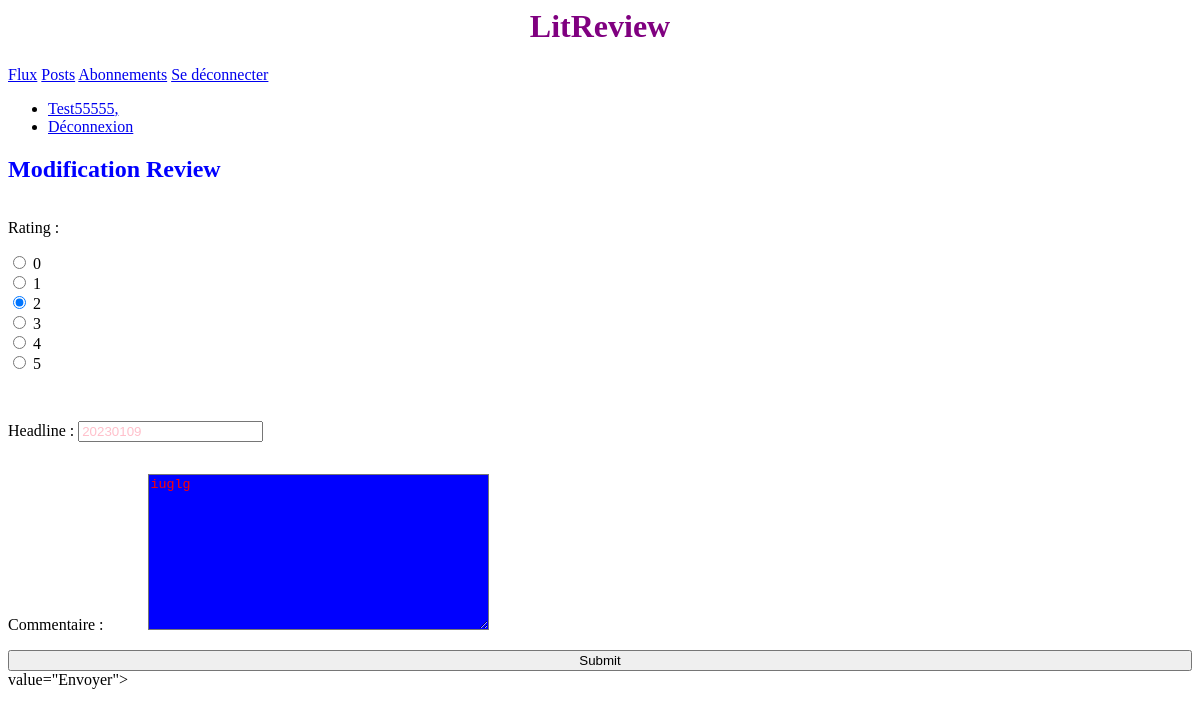
The app's page /54/review_update/ (signed in) with its own data.
### app_crit/models.py (models this page shows)
class Review(models.Model):
    ticket = models.ForeignKey(to=Ticket, on_delete=models.CASCADE)
    rating = models.PositiveSmallIntegerField(validators=[MinValueValidator(0), MaxValueValidator(5)])
    user = models.ForeignKey(to=settings.AUTH_USER_MODEL, on_delete=models.CASCADE)
    headline = models.CharField(max_length=128)
    body = models.TextField(max_length=8192, blank=True, verbose_name="Commentaire")
    time_created = models.DateField(auto_now_add=True)

### app_crit/views.py (the view, shortened to what this page needs)
# urls.py: path("<int:id>/review_update/", review_update, name='review_update'),
@login_required
def review_update(request, id):
    review = Review.objects.get(id=id)
    form = ReviewForm(instance=review)  # rempli le formulaire avec
    reviewTicket = review.ticket
    reviewRating = review.rating
    reviewHeadline = review.headline
    reviewBody = review.body
    reviewRating_0=10
    reviewRating_1=11
    reviewRating_2=12
    reviewRating_3=13
    reviewRating_4=14
    reviewRating_5=15
    context = {
        'form': form,
        'reviewTicket': reviewTicket,
        'reviewRating': reviewRating,
        'reviewHeadline': reviewHeadline,
        'reviewBody': reviewBody,
        'reviewRating_0': reviewRating_0,
        'reviewRating_1': reviewRating_1,
        'reviewRating_2': reviewRating_2,
        'reviewRating_3': reviewRating_3,
        'reviewRating_4': reviewRating_4,
        'reviewRating_5': reviewRating_5,
    }
    return render(request, 'review_update.html', context=context) # le formulaire est généré dans le modèle

### app_crit/formulaire.py
class ReviewForm(ModelForm):
    rating = forms.IntegerField(
        widget=forms.RadioSelect(
            choices=((i, i) for i in range(0, 6))
        )
    )
    class Meta:
        model = Review
        fields = ['rating', 'headline', 'body']
        widgets ={
                'headline': forms.TextInput(
                attrs={
                    'class': 'review_form_headline'
                }
                ),
                'body': forms.Textarea(
                attrs={
                    'class': 'review_form_body'
                }
                ),
        }

### app_crit/templates/review_update.html
{% extends 'base.html' %}
{% block content %}
    <h2>Modification Review {{ review }}</h2>
    <form action="" method="post"> {% csrf_token %}
        {{ form.as_p }}
        <input type="submit"> value="Envoyer">
    </form>
{% endblock content %}

### templates/base.html (shortened to what this page needs)
{% load static %}
<html lang="en">
  <head>
      <link rel="stylesheet" href=" {% static 'app_crit/styles.css' %} ">
  </head>
   <body>
    <h1 id="base_title">LitReview</h1>
    {% if user.is_authenticated %}
        <nav>
            <a href="{% url 'flux' %}">Flux</a>
            <a href="{% url 'posts' %}">Posts</a>
            <a href="{% url 'abonnement' %}">Abonnements</a>
            <a href="{% url 'logout' %}">Se déconnecter</a>
        </nav>
        {% endif %}
     <nav class="navbar navbar-expand-md navbar-dark bg-primary fixed-top">
      <div class="collapse navbar-collapse" id="navbarsExampleDefault">
        <ul class="navbar-nav ml-auto">
          {% if user.is_authenticated %}
          <li class="nav-item active">
            <a class="nav-link" href="#">{{user}},</a>
          </li>
          <li class="nav-item active">
            <a class="nav-link" href="{% url 'logout' %}">Déconnexion</a>
          </li>
          {% endif %}
        </ul>
      </div>
    </nav>
    <main role="main" class="container">
        <div>
        {% block content %}
        {% endblock %}
      </div>
    </main>
  </body>
</html>

### app_crit/static/app_crit/styles.css (style rules this page uses)
#base_title { text-align: center; color: purple; }
body { font-family:'Times New Roman', Times, serif; }
h1 { color: green; }
h2 { color: blue; }
form { display:flex; flex-direction: column; }
.review_form_headline { color: pink; }
.review_form_body { margin-left: 40px; background-color: blue; color: red; }

### records on screen
Review: rating "☐ 0 ☐ 1 ☑ 2 ☐ 3 ☐ 4 ☐ 5", headline "20230109", body "iuglg"

### other values on screen
{{ user }} "Test55555"
